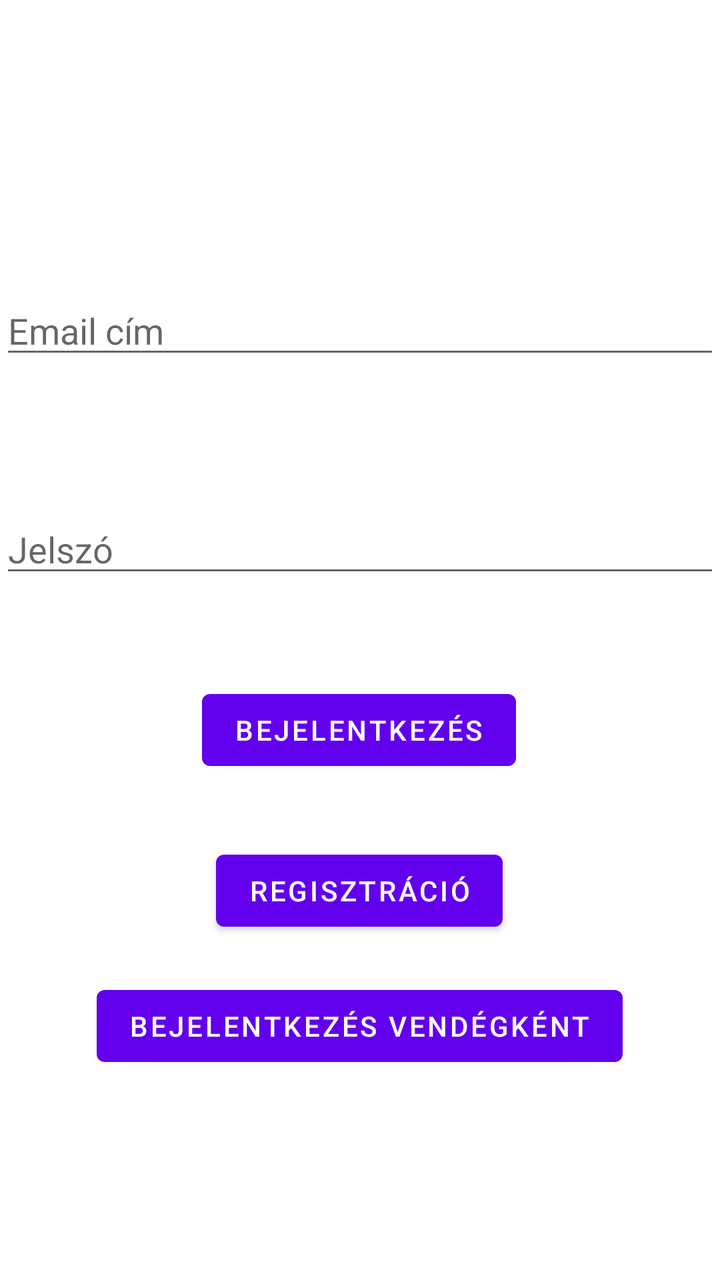
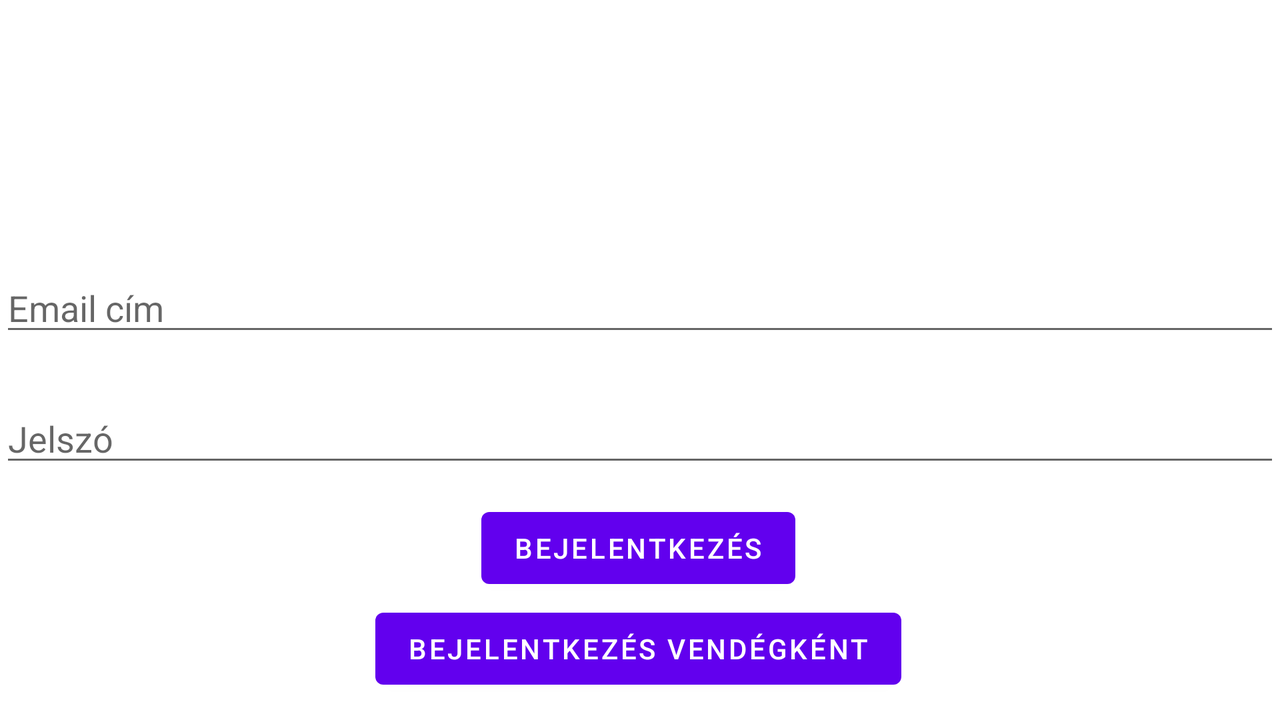

Compare how this app lays out the same screen by default and in its alternative resource folder. The renders come first, then the two layout files and the values they reference.
<!-- AndroidManifest.xml: application theme Theme.AppBowling -->
<!-- res/layout/activity_main.xml -->
<?xml version="1.0" encoding="utf-8"?>
<androidx.constraintlayout.widget.ConstraintLayout xmlns:android="http://schemas.android.com/apk/res/android"
    xmlns:app="http://schemas.android.com/apk/res-auto"
    xmlns:tools="http://schemas.android.com/tools"
    android:layout_width="match_parent"
    android:layout_height="match_parent"
    tools:context=".MainActivity">

    <EditText
        android:id="@+id/editTextEmail"
        android:layout_width="match_parent"
        android:layout_height="wrap_content"
        android:ems="10"
        android:hint="@string/email"
        android:inputType="textEmailAddress"
        app:layout_constraintBottom_toBottomOf="parent"
        app:layout_constraintTop_toTopOf="parent"
        app:layout_constraintVertical_bias="0.239"
        tools:layout_editor_absoluteX="0dp" />

    <EditText
        android:id="@+id/editTextPassword"
        android:layout_width="match_parent"
        android:layout_height="wrap_content"
        android:ems="10"
        android:hint="@string/password"
        android:inputType="textPassword"
        app:layout_constraintBottom_toBottomOf="parent"
        app:layout_constraintTop_toBottomOf="@+id/editTextEmail"
        app:layout_constraintVertical_bias="0.164"
        tools:layout_editor_absoluteX="0dp" />

    <Button
        android:id="@+id/loginButton"
        android:layout_width="wrap_content"
        android:layout_height="wrap_content"
        android:text="@string/login"
        android:onClick="login"
        app:layout_constraintBottom_toBottomOf="parent"
        app:layout_constraintEnd_toEndOf="parent"
        app:layout_constraintHorizontal_bias="0.498"
        app:layout_constraintStart_toStartOf="parent"
        app:layout_constraintTop_toBottomOf="@+id/editTextPassword"
        app:layout_constraintVertical_bias="0.159" />

    <Button
        android:id="@+id/registerButton"
        android:layout_width="wrap_content"
        android:layout_height="wrap_content"
        android:onClick="register"
        android:text="Regisztráció"
        app:layout_constraintBottom_toBottomOf="parent"
        app:layout_constraintEnd_toEndOf="parent"
        app:layout_constraintHorizontal_bias="0.498"
        app:layout_constraintStart_toStartOf="parent"
        app:layout_constraintTop_toBottomOf="@+id/loginButton"
        app:layout_constraintVertical_bias="0.159" />

    <Button
        android:id="@+id/guestLoginButton"
        android:layout_width="wrap_content"
        android:layout_height="wrap_content"
        android:text="Bejelentkezés vendégként"
        android:onClick="loginAsGuest"
        app:layout_constraintBottom_toBottomOf="parent"
        app:layout_constraintEnd_toEndOf="parent"
        app:layout_constraintHorizontal_bias="0.498"
        app:layout_constraintStart_toStartOf="parent"
        app:layout_constraintTop_toBottomOf="@+id/registerButton"
        app:layout_constraintVertical_bias="0.159"
        />

</androidx.constraintlayout.widget.ConstraintLayout>
<!-- resources referenced by this layout -->
<resources>
  <string name="email">Email cím</string>
  <string name="login">Bejelentkezés</string>
  <string name="password">Jelszó</string>
  <style name="Theme.AppBowling" parent="Theme.MaterialComponents.DayNight.DarkActionBar">
          
          <item name="colorPrimary">@color/purple_500</item>
          <item name="colorPrimaryVariant">@color/purple_700</item>
          <item name="colorOnPrimary">@color/white</item>
          
          <item name="colorSecondary">@color/teal_200</item>
          <item name="colorSecondaryVariant">@color/teal_700</item>
          <item name="colorOnSecondary">@color/black</item>
          
          <item name="android:statusBarColor" tools:targetApi="l">?attr/colorPrimaryVariant</item>
          
      </style>
</resources>
<!-- res/layout-land/activity_main.xml (the repository's variant of the layout above) -->
<!-- drawn on the phone turned sideways -->
<?xml version="1.0" encoding="utf-8"?>
<androidx.constraintlayout.widget.ConstraintLayout xmlns:android="http://schemas.android.com/apk/res/android"
    xmlns:app="http://schemas.android.com/apk/res-auto"
    xmlns:tools="http://schemas.android.com/tools"
    android:layout_width="match_parent"
    android:layout_height="match_parent"
    tools:context=".MainActivity">

    <EditText
        android:id="@+id/editTextEmail"
        android:layout_width="match_parent"
        android:layout_height="wrap_content"
        android:ems="10"
        android:hint="@string/email"
        android:inputType="textEmailAddress"
        app:layout_constraintBottom_toBottomOf="parent"
        app:layout_constraintStart_toStartOf="parent"
        app:layout_constraintTop_toTopOf="parent"
        app:layout_constraintVertical_bias="0.413" />

    <EditText
        android:id="@+id/editTextPassword"
        android:layout_width="match_parent"
        android:layout_height="wrap_content"
        android:ems="10"
        android:hint="@string/password"
        android:inputType="textPassword"
        app:layout_constraintBottom_toBottomOf="parent"
        app:layout_constraintTop_toBottomOf="@+id/editTextEmail"
        app:layout_constraintVertical_bias="0.164"
        tools:layout_editor_absoluteX="0dp" />

    <Button
        android:id="@+id/loginButton"
        android:layout_width="wrap_content"
        android:layout_height="wrap_content"
        android:text="@string/login"
        android:onClick="login"
        app:layout_constraintBottom_toBottomOf="parent"
        app:layout_constraintEnd_toEndOf="parent"
        app:layout_constraintHorizontal_bias="0.498"
        app:layout_constraintStart_toStartOf="parent"
        app:layout_constraintTop_toBottomOf="@+id/editTextPassword"
        app:layout_constraintVertical_bias="0.159" />

    <Button
        android:id="@+id/guestLoginButton"
        android:layout_width="wrap_content"
        android:layout_height="wrap_content"
        android:text="Bejelentkezés vendégként"
        android:onClick="loginAsGuest"
        app:layout_constraintBottom_toBottomOf="parent"
        app:layout_constraintEnd_toEndOf="parent"
        app:layout_constraintHorizontal_bias="0.498"
        app:layout_constraintStart_toStartOf="parent"
        app:layout_constraintTop_toBottomOf="@+id/loginButton"
        app:layout_constraintVertical_bias="0.159"
        />
</androidx.constraintlayout.widget.ConstraintLayout>
